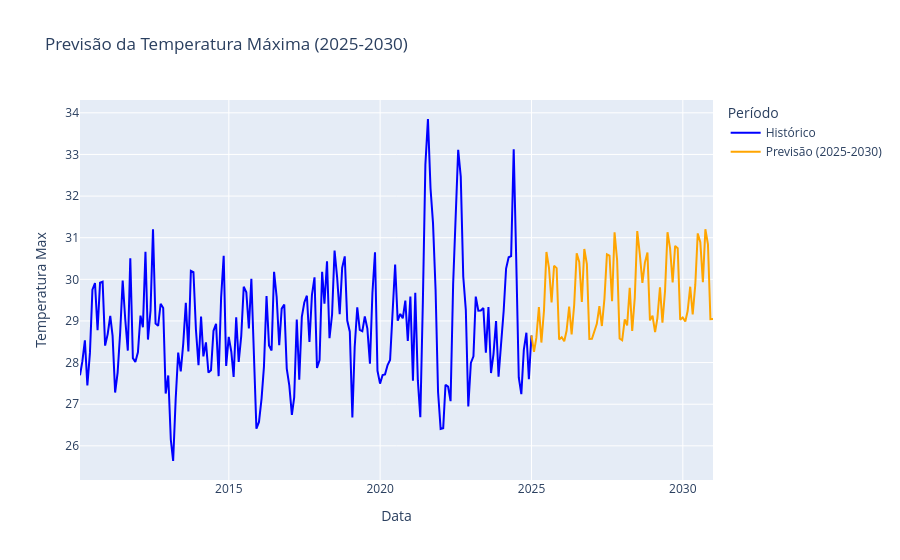

Source (notebook cell):
### Markdown cell above
## Previsão futura

### Code cell
import plotly.graph_objects as go

# Gerar datas futuras para 2025-2030
future_max = modelo_prophet_max.make_future_dataframe(periods=120, freq='ME')  # 66 meses de 2025-01 a 2030-06

# Fazer a previsão
previsao = modelo_prophet_max.predict(future_max)
previsao = previsao[(previsao['ds'] >= '2024-12-31') & (previsao['ds'] <= '2030-12-31')]

# Concatenar dados históricos de temperatura mínima
historico = pd.concat([
    train_df.reset_index()[['periodo_tempo', 'temperatura_max']].rename(columns={'periodo_tempo': 'ds', 'temperatura_max': 'yhat'}),
    test_df.reset_index()[['periodo_tempo', 'temperatura_max']].rename(columns={'periodo_tempo': 'ds', 'temperatura_max': 'yhat'})
])

# Ajustar previsão para continuidade visual
ultimo_valor_historico = historico['yhat'].iloc[-1]
primeiro_valor_previsao = previsao['yhat'].iloc[0]
ajuste = ultimo_valor_historico - primeiro_valor_previsao
previsao_ajustada = previsao.copy()
previsao_ajustada['yhat'] = previsao_ajustada['yhat'] + ajuste

# Plotar
fig = go.Figure()
fig.add_trace(go.Scatter(
    x=historico['ds'], y=historico['yhat'],
    mode='lines', name='Histórico', line=dict(color='blue')
))
fig.add_trace(go.Scatter(
    x=previsao_ajustada['ds'], y=previsao_ajustada['yhat'],
    mode='lines', name='Previsão (2025-2030)', line=dict(color='orange')
))
fig.update_layout(
    title='Previsão da Temperatura Máxima (2025-2030)',
    xaxis_title='Data',
    yaxis_title='Temperatura Max',
    legend_title='Período'
)
fig.show()
